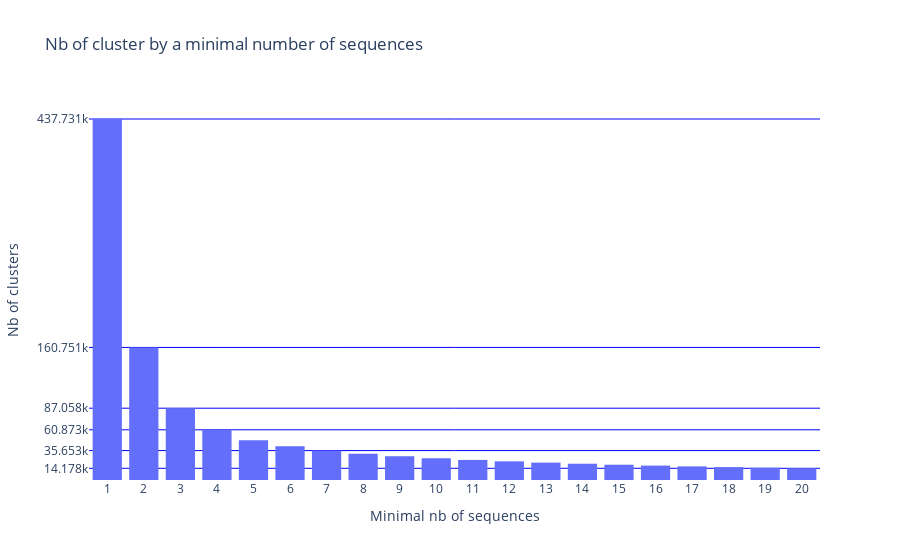

The notebook cell this image was saved under:
### Code cell
fig = px.histogram(x=nb_clst_dict.keys(), y=nb_clst_dict.values(), title="Nb of cluster by a minimal number of sequences", nbins=20)
fig['layout']['yaxis'].update(tickvals = [437731, 160751, 87058, 60873, 35653, 14178])
fig.update_layout(
    paper_bgcolor = 'rgba(0,0,0,0)',
    plot_bgcolor = 'rgba(0,0,0,0)',
    xaxis_title = "Minimal nb of sequences",
    yaxis_title = "Nb of clusters"
)
fig.update_yaxes(showgrid=True, gridwidth=1, gridcolor='rgba(0, 0, 255, 1)')
fig.show()

### Figure 1 — Plotly figure (JSON) as saved in the notebook; plotly's stock layout.template omitted (floating-point values rounded to 4 significant figures)
{"data": [{"alignmentgroup": "True", "bingroup": "x", "histfunc": "sum", "hovertemplate": "x=%{x}<br>sum of y=%{y}<extra></extra>", "legendgroup": "", "marker": {"color": "#636efa", "pattern": {"shape": ""}}, "name": "", "nbinsx": 20, "offsetgroup": "", "orientation": "v", "showlegend": false, "type": "histogram", "x": ["1", "2", "3", "4", "5", "6", "7", "8", "9", "10", "11", "12", "13", "14", "15", "16", "17", "18", "19", "20"], "xaxis": "x", "y": [437731, 160751, 87058, 60873, 48312, 40880, 35653, 31840, 28816, 26376, 24333, 22642, 21066, 19711, 18524, 17443, 16518, 15605, 14853, 14178], "yaxis": "y"}], "layout": {"barmode": "relative", "legend": {"tracegroupgap": 0}, "paper_bgcolor": "rgba(0,0,0,0)", "plot_bgcolor": "rgba(0,0,0,0)", "title": {"text": "Nb of cluster by a minimal number of sequences"}, "xaxis": {"anchor": "y", "domain": [0, 1], "title": {"text": "Minimal nb of sequences"}}, "yaxis": {"anchor": "x", "domain": [0, 1], "gridcolor": "rgba(0, 0, 255, 1)", "gridwidth": 1, "showgrid": true, "tickvals": [437731, 160751, 87058, 60873, 35653, 14178], "title": {"text": "Nb of clusters"}}}}
